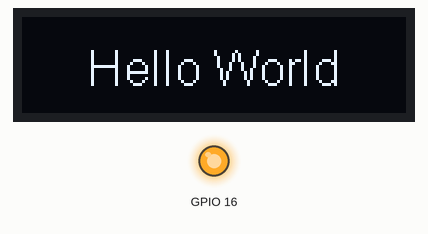
Recording of a sketch running on a simulated ESP8266 (NodeMCU). Shown: 128×32 one-colour display, output pins drawn as LEDs (lit = HIGH).

Above: at 0.1 s.

The sketch:

OLED_HelloWorld.ino
```cpp
#include "SSD1306Wire.h"
SSD1306Wire display(0x3c, 4, 5, GEOMETRY_128_32);

void setup() {
//Manual reset of the OLED display
pinMode(16, OUTPUT);
digitalWrite(16, LOW);
delay(50);
digitalWrite(16, HIGH);
display.init();
display.flipScreenVertically();
display.setFont(ArialMT_Plain_16);
}

void loop() {
display.setTextAlignment(TEXT_ALIGN_CENTER);
display.drawString(64, 8, "Hello World");
display.display();
}
```
